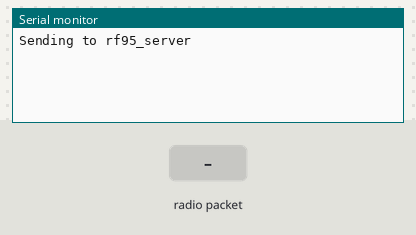
Recording of a sketch running on a simulated Arduino Uno, built with avr-gcc and run on an emulated ATmega328P. On the bench: the last lines printed to the serial monitor. The inputs (shaded band) are chosen by the test bench. No radio packets arrive unless stated.

Above: at 1.2 s.
1.3 s: radio packet "1" arrives
At 1.56 s:
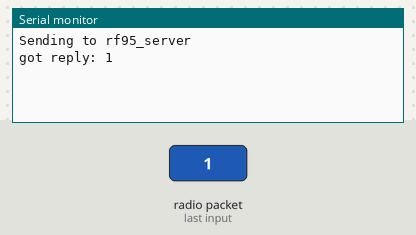
2.8 s: radio packet "0" arrives
At 3.7 s:
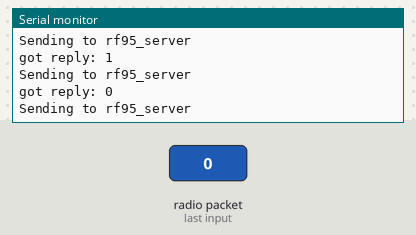
4.3 s: radio packet "2" arrives
At 4.57 s:
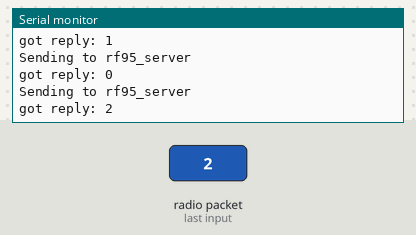

The sketch:

rf95_client.ino
```cpp
// rf95_client.pde
// -*- mode: C++ -*-
// Example sketch showing how to create a simple messageing client
// with the RH_RF95 class. RH_RF95 class does not provide for addressing or
// reliability, so you should only use RH_RF95 if you do not need the higher
// level messaging abilities.
// It is designed to work with the other example rf95_server
// Tested with Anarduino MiniWirelessLoRa

#include <SPI.h>
#include <RH_RF95.h>

// Singleton instance of the radio driver
RH_RF95 rf95;

void setup()
{
  Serial.begin(9600);
  if (!rf95.init())
    Serial.println("init failed");
  // Defaults after init are 434.0MHz, 13dBm, Bw = 125 kHz, Cr = 4/5, Sf = 128chips/symbol, CRC on

}

void loop()
{
  Serial.println("Sending to rf95_server");
  // Send a message to rf95_server
  uint8_t data[] = "{\"id\": \"water-0001\",\"start\":\"off\",\"interval\": 3000}";
  rf95.send(data, sizeof(data));

  rf95.waitPacketSent();
  // Now wait for a reply
  uint8_t buf[RH_RF95_MAX_MESSAGE_LEN];
  uint8_t len = sizeof(buf);

  if (rf95.waitAvailableTimeout(3000))
  {
    // Should be a reply message for us now
    if (rf95.recv(buf, &len))
   {
      Serial.print("got reply: ");
      Serial.println((char*)buf);
//      Serial.print("RSSI: ");
//      Serial.println(rf95.lastRssi(), DEC);
    }
    else
    {
      Serial.println("recv failed");
    }
  }
  else
  {
    Serial.println("No reply, is rf95_server running?");
  }
  delay(400);
}
```

Measured:
- after the input at 1.3 s, the serial monitor: prints a new line at once (image 1)
- after the input at 2.8 s, the serial monitor: prints a new line at once (image 2)
- after the input at 4.3 s, the serial monitor: prints a new line at once (image 3)
